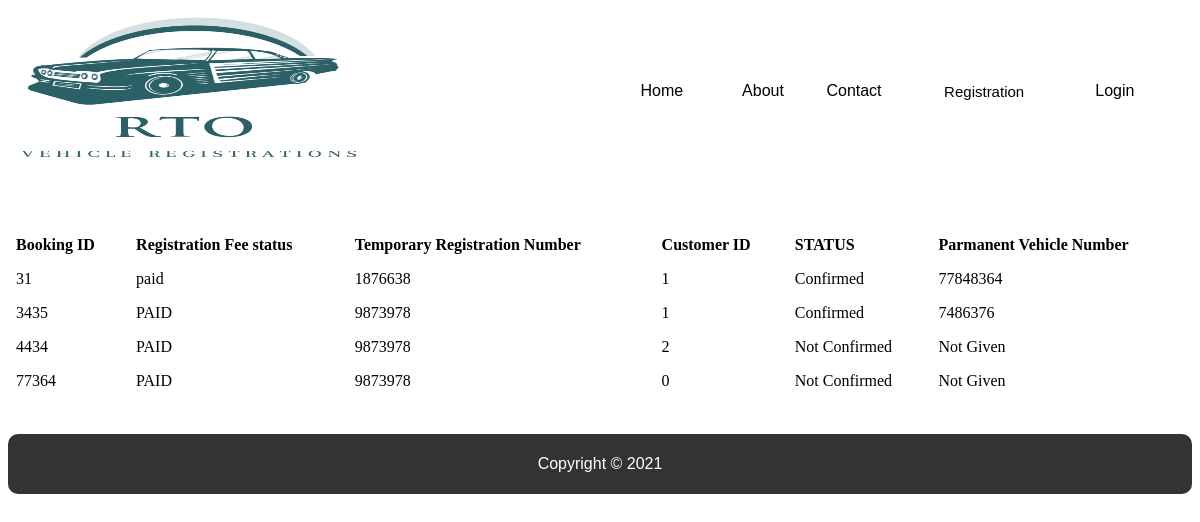
Screenshot of /regresult.php with the database file from the repository.
### tables this page shows
CREATE TABLE `booking` (
  `booking_id` int(11) NOT NULL,
  `reg_fee` varchar(50) DEFAULT NULL,
  `temp_no` varchar(50) DEFAULT NULL,
  `cus_id` int(11) DEFAULT NULL,
  `status` int(10) DEFAULT 0,
  `pamveh_no` int(11) DEFAULT 0
);

### db/conn.php (called while the page is built, shortened)
<?php
    $host = '127.0.0.1';
	$db = 'contact_db';
	$user = 'root';
	$pass = '';
	$charset = 'utf8mb4';
	$dsn = "mysql:host=$host;dbname=$db;charset=$charset";
    try{
		$pdo = new PDO($dsn ,$user ,$pass);
		$pdo->setAttribute(PDO::ATTR_ERRMODE, PDO::ERRMODE_EXCEPTION);
	} catch(PDOException $e){
		echo $e->getMessage();
	}
    require_once'crud.php';
    $crud = new crud($pdo);
?>

### db/crud.php (called while the page is built, shortened)
<?php
class crud{
	private $db;
	function __construct($conn){
		$this->db = $conn;
	}
	public function getbooking(){
        try{
            $sql = "SELECT * FROM `booking`";
            $result = $this->db->query($sql);
            return $result;
        }catch (PDOException $e) {
            echo $e->getMessage();
            return false;
        }
    }
}
?>

### regresult.php (the view, shortened to what this page needs)
<?php
    require_once 'include/header.php';
    require_once 'db/conn.php';
    $results = $crud->getbooking();
?>
<br/>
<br/>
<br/>
    <table width="100%" cellspacing="10px" align="center" style="border-collapse: collapse;">
        <tr>
            <th style="text-align: left;padding: 8px;">Booking ID</th>
            <th style="text-align: left;padding: 8px;">Registration Fee status</th>
            <th style="text-align: left;padding: 8px;">Temporary Registration Number</th>
            <th style="text-align: left;padding: 8px;">Customer ID</th>
            <th style="text-align: left;padding: 8px;">STATUS</th>
            <th style="text-align: left;padding: 8px;">Parmanent Vehicle Number</th>
        </tr>
        <?php while($r = $results->fetch(PDO::FETCH_ASSOC)) { ?>
           <tr>
                <td style="text-align: left;padding: 8px;"><?php echo $r['booking_id'] ?></td>
                <td style="text-align: left;padding: 8px;"><?php echo $r['reg_fee'] ?></td>
                <td style="text-align: left;padding: 8px;"><?php echo $r['temp_no'] ?></td>
                <td style="text-align: left;padding: 8px;"><?php echo $r['cus_id'] ?></td>
                <td style="text-align: left;padding: 8px;"><?php if($r['status']=='0'){ ?>
				Not Confirmed
                <?php } else { ?>
                 Confirmed
                <?php } ?></td>
                <td style="text-align: left;padding: 8px;"><?php if($r['pamveh_no']=='0'){ ?>
				 Not Given
                <?php } else { ?>
                <?php echo $r['pamveh_no'] ?>
                <?php } ?></td>
           </tr>
        <?php }?>
    </table>
<br/>
<br/>
<?php require'include/footer.php'?>

### include/header.php (style rules this page uses)
body { background-color:white; }
html { font-size:100%; }
@media (min-width: 640px) { body { font-size:1rem; } }

### rows the page displays
booking: booking_id "31", reg_fee "paid", temp_no "1876638", cus "1", status "Confirmed", pamveh_no "77848364"
booking: booking_id "3435", reg_fee "PAID", temp_no "9873978", cus "1", status "Confirmed", pamveh_no "7486376"
booking: booking_id "4434", reg_fee "PAID", temp_no "9873978", cus "2", status "Not Confirmed", pamveh_no "Not Given"
booking: booking_id "77364", reg_fee "PAID", temp_no "9873978", cus "0", status "Not Confirmed", pamveh_no "Not Given"
